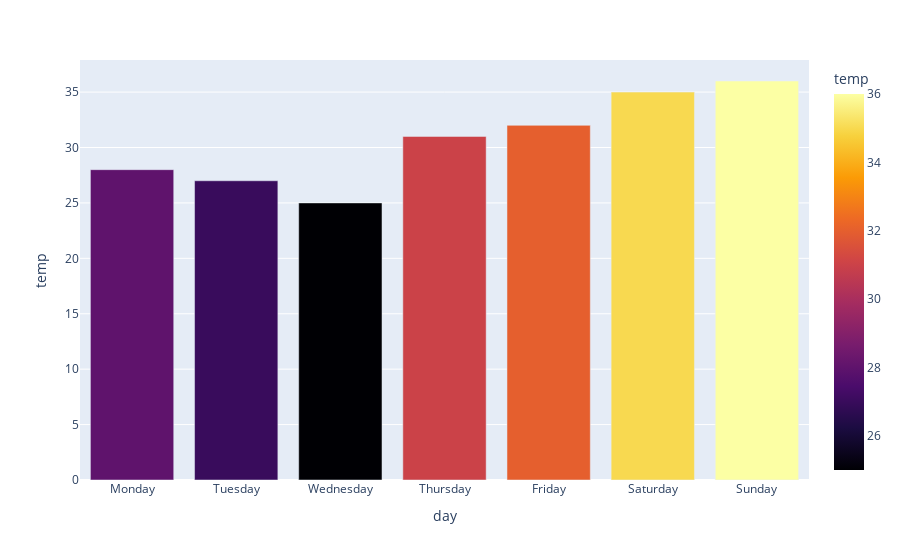

Source (notebook cell):
### Markdown cell above
![image.png](attachment:image.png)

### Code cell
# Using built-in color scales

fig = px.bar(data_frame=weekly_temps,
             x='day',
             y='temp',
             color='temp',
             color_continuous_scale='inferno')
fig.show()

### Figure 1 — Plotly figure (JSON) as saved in the notebook; plotly's stock layout.template omitted (floating-point values rounded to 4 significant figures)
{"data": [{"alignmentgroup": "True", "hovertemplate": "day=%{x}<br>temp=%{marker.color}<extra></extra>", "legendgroup": "", "marker": {"color": [28, 27, 25, 31, 32, 35, 36], "coloraxis": "coloraxis", "pattern": {"shape": ""}}, "name": "", "offsetgroup": "", "orientation": "v", "showlegend": false, "textposition": "auto", "type": "bar", "x": ["Monday", "Tuesday", "Wednesday", "Thursday", "Friday", "Saturday", "Sunday"], "xaxis": "x", "y": [28, 27, 25, 31, 32, 35, 36], "yaxis": "y"}], "layout": {"barmode": "relative", "coloraxis": {"colorbar": {"title": {"text": "temp"}}, "colorscale": [[0, "#000004"], [0.1111, "#1b0c41"], [0.2222, "#4a0c6b"], [0.3333, "#781c6d"], [0.4444, "#a52c60"], [0.5556, "#cf4446"], [0.6667, "#ed6925"], [0.7778, "#fb9b06"], [0.8889, "#f7d13d"], [1, "#fcffa4"]]}, "legend": {"tracegroupgap": 0}, "margin": {"t": 60}, "xaxis": {"anchor": "y", "domain": [0, 1], "title": {"text": "day"}}, "yaxis": {"anchor": "x", "domain": [0, 1], "title": {"text": "temp"}}}}
